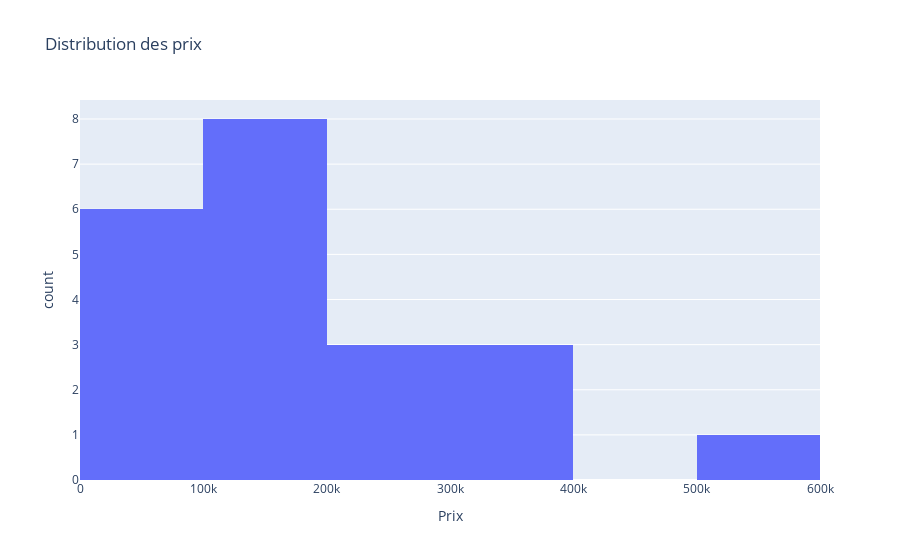

Notebook code for this chart:
### Code cell
fig=px.histogram(df,
                 x='Prix',
                 hover_data=df.columns,
                 title='Distribution des prix')
fig.show()

### Figure 1 — Plotly figure (JSON) as saved in the notebook; plotly's stock layout.template omitted (floating-point values rounded to 4 significant figures)
{"data": [{"alignmentgroup": "True", "bingroup": "x", "hovertemplate": "Prix=%{x}<br>count=%{y}<extra></extra>", "legendgroup": "", "marker": {"color": "#636efa", "pattern": {"shape": ""}}, "name": "", "offsetgroup": "", "orientation": "v", "showlegend": false, "type": "histogram", "x": [128000, 305000, 113000, 316000, 185000, 45000, 75000, 192000, 375000, 520000, 90000, 69000, 258000, 149000, 290000, 148000, 30000, 196000, 45000, 150000, 285000], "xaxis": "x", "yaxis": "y"}], "layout": {"barmode": "relative", "legend": {"tracegroupgap": 0}, "title": {"text": "Distribution des prix"}, "xaxis": {"anchor": "y", "domain": [0, 1], "title": {"text": "Prix"}}, "yaxis": {"anchor": "x", "domain": [0, 1], "title": {"text": "count"}}}}
